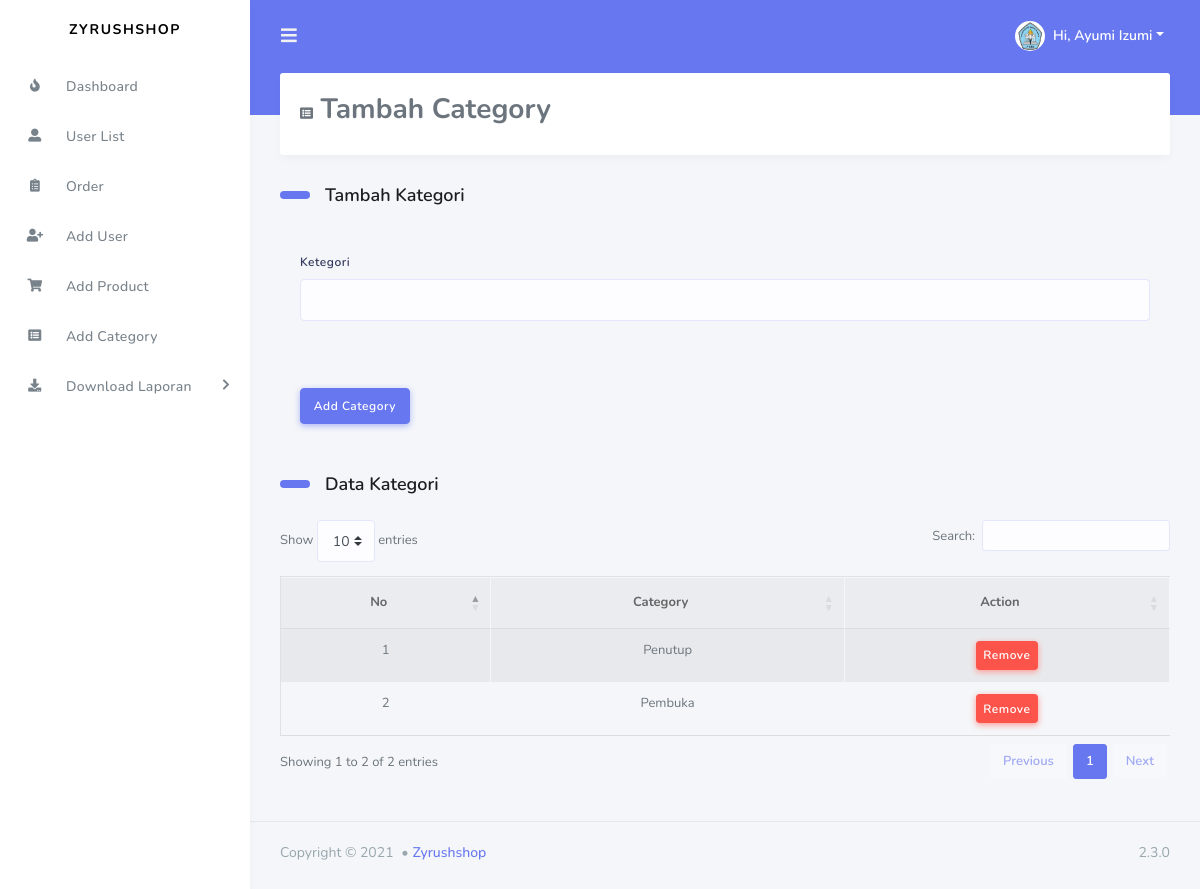
/addCategory.php (signed in), run on the app's committed database.
### tables this page shows
CREATE TABLE `tbl_users` (
  `id` int(11) NOT NULL,
  `name` varchar(255) DEFAULT NULL,
  `email` varchar(255) DEFAULT NULL,
  `password` varchar(255) DEFAULT NULL,
  `mobile` varchar(25) DEFAULT NULL,
  `roleid` tinyint(4) DEFAULT NULL,
  `isActive` tinyint(4) DEFAULT 0,
  `fld_address` varchar(500) NOT NULL,
  `fld_logo` varchar(250) NOT NULL,
  `created_at` timestamp NOT NULL DEFAULT current_timestamp(),
  `updated_at` timestamp NOT NULL DEFAULT current_timestamp()
);

CREATE TABLE `kategori` (
  `category_id` int(11) NOT NULL,
  `category` varchar(255) NOT NULL
);

### lib/Session.php (called while the page is built, shortened)
<?php
class Session{
  public static function get($key){
    if (isset($_SESSION[$key])) {
      return $_SESSION[$key];
    }else{
      return false;
    }
  }
}

### classes/Users.php (called while the page is built, shortened)
<?php
include 'lib/Database.php';
include_once 'lib/Session.php';
class Users{
  private $db;
  public function __construct(){
    $this->db = new Database();
  }
    public function getUserInfoById($userid){
      $sql = "SELECT * FROM tbl_users WHERE id = :id LIMIT 1";
      $stmt = $this->db->pdo->prepare($sql);
      $stmt->bindValue(':id', $userid);
      $stmt->execute();
      $result = $stmt->fetch(PDO::FETCH_OBJ);
      if ($result) {
        return $result;
      }else{
        return false;
      }
    }
    public function selectAllKategori(){
      $sql = "SELECT * FROM kategori ORDER BY category_id  DESC";
      $stmt = $this->db->pdo->prepare($sql);
      $stmt->execute();
      return $stmt->fetchAll(PDO::FETCH_OBJ);
    }
}

### lib/Database.php (called while the page is built, shortened)
<?php
class  Database{
  public $pdo;
  public function __construct(){
    if (!isset($this->pdo)) {
      try {
        $link = new PDO('mysql:host='.DB_HOST.'; dbname='.DB_NAME, DB_USER, DB_PASS);
        $link->setAttribute(PDO::ATTR_ERRMODE, PDO::ERRMODE_EXCEPTION);
        $link->exec("SET CHARACTER SET utf8");
        $this->pdo  =  $link;
      } catch (PDOException $e) {
        die("Connection error...".$e->getMessage());
      }
    }
  }
}

### addCategory.php (the view, shortened to what this page needs)
<?php
include 'inc/header.php';
?>
<div class="main-content">
        <section class="section">
          <div class="section-header">
          <h3><i class="fas fa-list-alt"></i> Tambah Category</h3>
          </div>
          <h2 class="section-title">Tambah Kategori</h2>
          <div class="section-body">
              <div class="card-body">
                    <form action="" method="post" enctype="multipart/form-data">
                    <div class="form-group">
                        <label>Ketegori</label>
                            <input type="text" class="form-control" name="kategori" required>
                    </div>
                        <br><br>
                    <button type="submit" name="add" class="btn btn-primary">Add Category</button>
                </form>
            </div>
            <h2 class="section-title">Data Kategori</h2>
            <div style="overflow-x:auto;">
            <table id="example" class="table table-striped table-bordered" style="width:100%">
                  <thead>
                    <tr>
                      <th  class="text-center">No</th>
                      <th  class="text-center">Category</th>
                      <th  class="text-center">Action</th>
                    </tr>
                  </thead>
                  <tbody>
                    <?php
                      $allUser = $users->selectAllKategori();
                      if ($allUser) {
                        $i = 0;
                        foreach ($allUser as  $value) {
                          $i++;
                     ?>
                      <tr class="text-center"
                      <?php if (Session::get("category_id ") == $value->category_id ) {
                        echo "style='background:#d9edf7' ";
                      } ?>
                      >
                        <td><?php echo $i; ?></td>
                        <td><?php echo $value->category; ?></td>
                        <td><a onclick="return confirm('Are you sure To Delete ?')" class="btn btn-danger
                        <?php if (Session::get("category_id ") == TRUE) {
                          echo "disabled";
                        } ?>
                             btn-sm " href="?remove_category=<?php echo $value->category_id;?>">Remove</a>
                      </tr>
                    <?php }}else{ ?>
                      <tr class="text-center">
                      <td>No user availabe now !</td>
                    </tr>
                    <?php } ?>
                  </tbody>
              </table>
              </div>
</div>
</div></div></div></section>
  <?php
  include 'inc/footer.php';
  ?>

### inc/header.php (shortened to what this page needs)
<?php
$filepath = realpath(dirname(__FILE__));
include_once $filepath."/../lib/Session.php";
$users = new Users();
?>
<!DOCTYPE html>
<html lang="en">
<head>
  <link rel="stylesheet" href="https://stackpath.bootstrapcdn.com/bootstrap/4.3.1/css/bootstrap.min.css">
  <link rel="stylesheet" href="https://use.fontawesome.com/releases/v5.7.2/css/all.css">
  <link rel="stylesheet" href="assets/css/style.css">
  <link rel="stylesheet" href="assets/css/components.css">
  <link rel="stylesheet" href="https://cdn.datatables.net/1.10.24/css/dataTables.bootstrap4.min.css">
</head>
<body>
<div id="app">
    <div class="main-wrapper">
      <div class="navbar-bg"></div>
      <nav class="navbar navbar-expand-lg main-navbar">
        <form class="form-inline mr-auto">
          <ul class="navbar-nav mr-3">
            <li><a href="#" data-toggle="sidebar" class="nav-link nav-link-lg"><i class="fas fa-bars"></i></a></li>
          </ul>
        </form>
        <ul class="navbar-nav navbar-right">
        <?php
    $getUinfo = $users->getUserInfoById(Session::get("id"));
    if ($getUinfo) {
     ?>
          <li class="dropdown"><a href="#" data-toggle="dropdown" class="nav-link dropdown-toggle nav-link-lg nav-link-user">
          <?php echo '<img src=',$getUinfo->fld_logo,' class="rounded-circle mr-1" width="50" height="30">'; ?>
            <div class="d-sm-none d-lg-inline-block">Hi, <?php $name = Session::get('name'); if (isset($name)) { echo $name; } ?></div></a>
            <?php } ?>
          </li>
        </ul>
      </nav>
      <div class="main-sidebar">
        <aside id="sidebar-wrapper">
          <div class="sidebar-brand">
            <a href="dashboard.php">ZYRUSHSHOP</a>
          </div>
          <ul class="sidebar-menu">
              <?php if (Session::get('id') == TRUE) { ?>
            <?php if (Session::get('roleid') == '1') { ?>
                <li class="nav-item"><a href="dashboard.php" class="nav-link"><i class="fas fa-fire"></i><span>Dashboard</span></a></li>
                <li class="nav-item"><a href="userlist.php" class="nav-link"><i class="fas fa-user-alt"></i> <span>User List</span></a></li>
                <li class="nav-item"><a href="vieworder.php" class="nav-link"><i class="fas fa-clipboard-list"></i> <span>Order</span></a></li>
                <li class="nav-item"><a href="addUser.php" class="nav-link"><i class="fas fa-user-plus"></i> <span>Add User</span></a></li>
                <li class="nav-item"><a href="addProduct.php" class="nav-link"><i class="fas fa-shopping-cart"></i> <span>Add Product</span></a></li>
                <li class="nav-item"><a href="addCategory.php" class="nav-link"><i class="fas fa-list-alt"></i> <span>Add Category</span></a></li>
              <?php  } ?>
              <?php } ?>
          <?php if (Session::get('id') == TRUE) { ?>
                  <?php if (Session::get('roleid') == '1') { ?>
          <li class="nav-item dropdown">
                <a href="#" class="nav-link has-dropdown"><i class="fas fa-download"></i> <span>Download Laporan</span></a>
                    <?php  } ?>
                    <?php } ?>
              </li>
            </ul>
        </aside>
      </div>

### data on the page
tbl_users: fld_logo (picture)
kategori: category "Penutup"
kategori: category "Pembuka"

### other printed values
$name "Ayumi Izumi"
